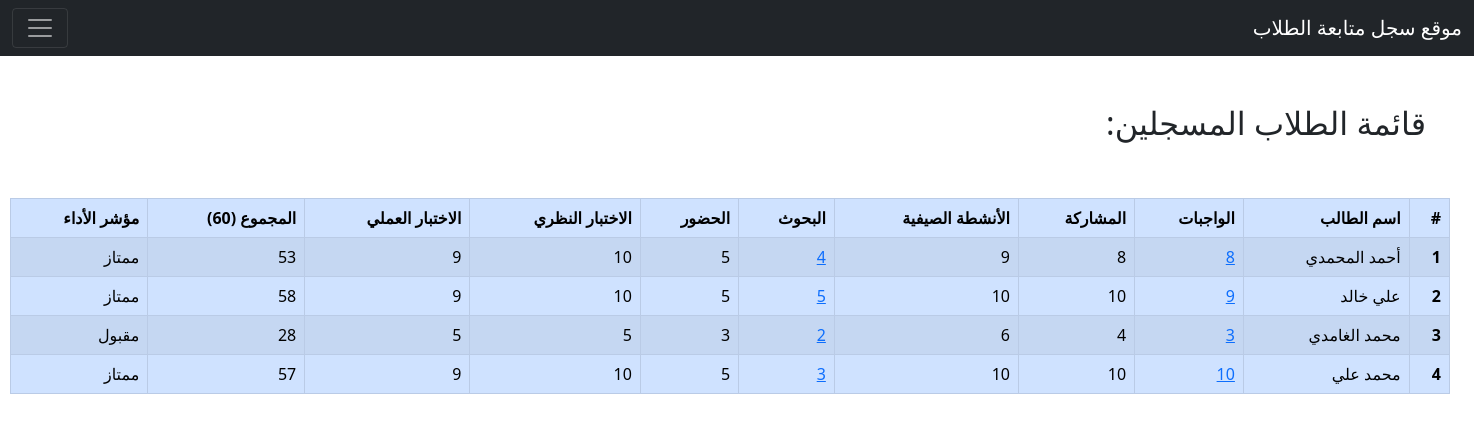
The page /students/ on the database its author committed.
### main/models.py (models this page shows, shortened)
class Student(models.Model):
    name = models.CharField(max_length=150, verbose_name='اسم الطالب')
    homework = models.PositiveSmallIntegerField(
        verbose_name='درجة الواجبات المسلمة', validators=[MaxValueValidator(10)])
    homework_link = models.CharField(max_length=1000, verbose_name='رابط الواجبات المدرسية للطالب', blank=True)
    contribution = models.PositiveSmallIntegerField(
        verbose_name='درجة المشاركة الفعالة', validators=[MaxValueValidator(10)])
    summer = models.PositiveSmallIntegerField(
        verbose_name='درجة الأنشطة الصيفية', validators=[MaxValueValidator(10)])
    reserach = models.PositiveSmallIntegerField(
        verbose_name='درجة البحوث', validators=[MaxValueValidator(15)])
    research_link = models.CharField(max_length=1000, verbose_name='رابط البحوث للطالب', blank=True)
    attendance = models.PositiveSmallIntegerField(
        verbose_name='درجة الحضور', validators=[MaxValueValidator(5)])
    paper_test = models.PositiveSmallIntegerField(
        verbose_name='درجة الاختبار النظري', validators=[MaxValueValidator(10)])
    practical_test = models.PositiveSmallIntegerField(
        verbose_name='درجة الاختبار العملي', validators=[MaxValueValidator(10)])
    def performance(self):
        total = self.paper_test + self.practical_test + self.attendance + \
            self.reserach + self.summer + self.homework + self.contribution
        if total >= 50:
            return total, 'ممتاز'
        elif total >= 40:
            return total, 'جيد جدًا'
        elif total >= 30:
            return total, 'جيد'
        elif total >= 20:
            return total, 'مقبول'
        else:
            return total, 'ضعيف'

### main/views.py (the view)
def student_list(request):
    students = Student.objects.all()
    return render(request, 'main/tables.html', {'items': students})

### main/templatetags/filters.py (called while the page is built)
def get_total(obj):
    total, grade = obj.performance()
    return total

def get_grade(obj):
    total, grade = obj.performance()
    return grade

### templates/main/tables.html (shortened to what this page needs)
{% extends "main/index.html" %}
{% block header%}
<h2 class="p-5">قائمة الطلاب المسجلين:</h3>
{% endblock %}
{% block content %}
<div class="px-4">
  {% if items %}
  <table class="table table-bordered table-striped table-primary" style="width:90rem">
    <thead>
      <tr>
        <th scope="col">#</th>
        <th scope="col">اسم الطالب</th>
        <th scope="col">الواجبات</th>
        <th scope="col">المشاركة</th>
        <th scope="col">الأنشطة الصيفية</th>
        <th scope="col">البحوث</th>
        <th scope="col">الحضور</th>
        <th scope="col">الاختبار النظري</th>
        <th scope="col">الاختبار العملي</th>
        <th scope="col">المجموع (60)</th>
        <th scope="col">مؤشر الأداء</th>
      </tr>
    </thead>
    <tbody>
    {% load filters %}
    {% for item in items %}
      <tr>
        <th scope="row">{{ forloop.counter }}</th>
        <td>{{ item.name }}</td>
        <td><a href="http://{{ item.homework_link }}">{{ item.homework }}</a></td>
        <td>{{ item.contribution }}</td>
        <td>{{ item.summer }}</td>
        <td><a href="http://{{ item.research_link }}">{{ item.reserach }}</a></td>
        <td>{{ item.attendance }}</td>
        <td>{{ item.paper_test }}</td>
        <td>{{ item.practical_test }}</td>
        <td>{{ item|get_total }}</td>
        <td>{{ item|get_grade }}</td>
      </tr>
    {% endfor %}
    </tbody>
  </table>
  {% else %}
  <h3 class="px-4">لم يتم إضافة أي بيانات بعد.</h3>
  {% endif %}
</div>
{% endblock %}

### templates/main/index.html (shortened to what this page needs)
<html dir="rtl" lang="ar">
{% load static %}
<link rel="stylesheet" href="https://cdn.jsdelivr.net/npm/bootstrap@5.0.2/dist/css/bootstrap.rtl.min.css"
>
{% block navbar %}
<nav class="navbar navbar-dark bg-dark">
  <div class="container-fluid">
    <a class="navbar-brand" href="{% url 'index' %}">موقع سجل متابعة الطلاب</a>
    <button class="navbar-toggler" type="button" data-bs-toggle="collapse" data-bs-target="#navbarNavDropdown"
      aria-controls="navbarNavDropdown" aria-expanded="false" aria-label="Toggle navigation">
      <span class="navbar-toggler-icon"></span>
    </button>
  </div>
</nav>
{% endblock %}
<body class="">
  {% block header %}{% endblock %}
  {% block content %}{% endblock %}
</body>
</html>

### rows shown on the page
Student: name "أحمد المحمدي", homework "8", contribution "8", summer "9", reserach "4", attendance "5", paper_test "10", practical_test "9", paper_test+practical_test+attendance "53", paper_test+practical_test+attendance "ممتاز"
Student: name "علي خالد", homework "9", contribution "10", summer "10", reserach "5", attendance "5", paper_test "10", practical_test "9", paper_test+practical_test+attendance "58", paper_test+practical_test+attendance "ممتاز"
Student: name "محمد الغامدي", homework "3", contribution "4", summer "6", reserach "2", attendance "3", paper_test "5", practical_test "5", paper_test+practical_test+attendance "28", paper_test+practical_test+attendance "مقبول"
Student: name "محمد علي", homework "10", contribution "10", summer "10", reserach "3", attendance "5", paper_test "10", practical_test "9", paper_test+practical_test+attendance "57", paper_test+practical_test+attendance "ممتاز"
